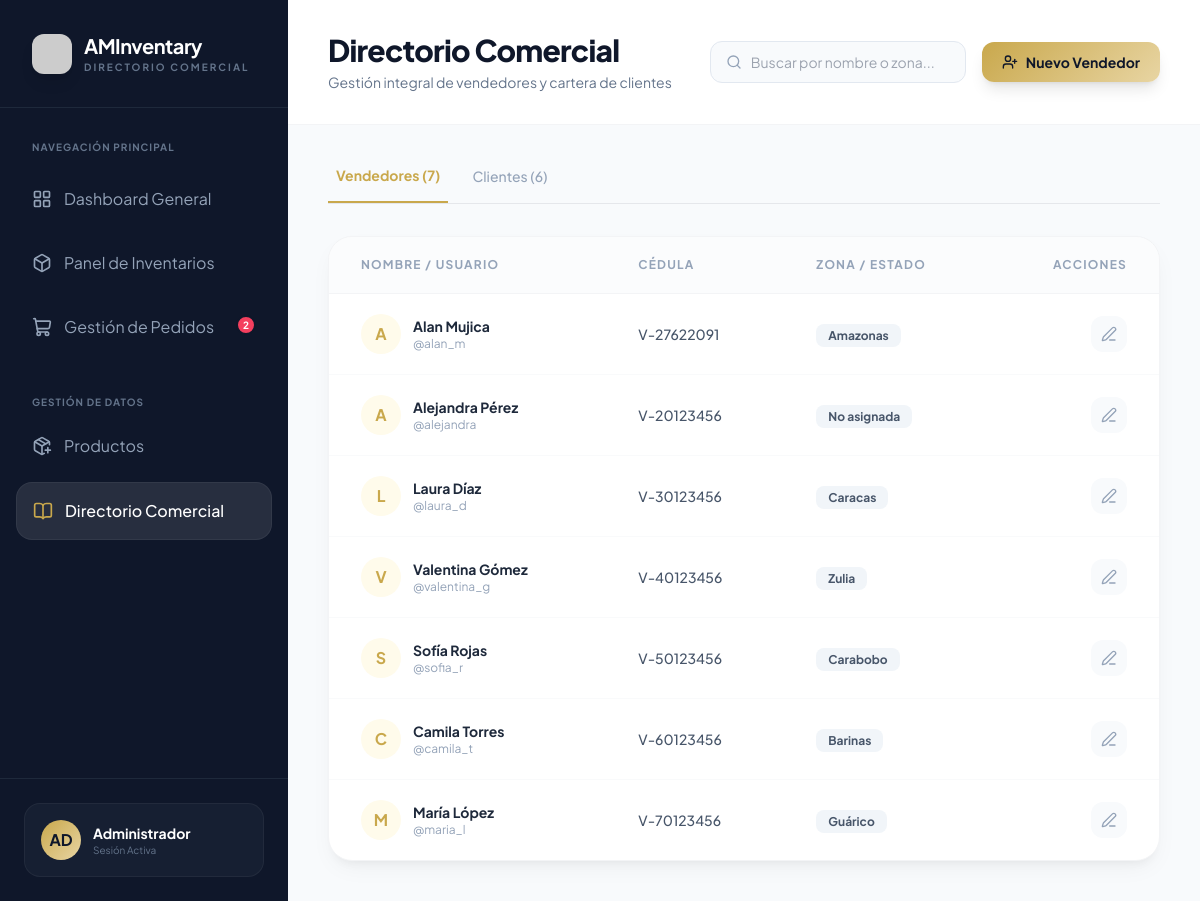
/admin/directorio (signed in), run on the app's committed database.
### models.py (models this page shows)
class Vendedor(db.Model):
    id = db.Column(db.Integer, primary_key=True)
    cedula = db.Column(db.String(20), unique=True, nullable=False)
    nombre = db.Column(db.String(100), nullable=False)
    usuario = db.Column(db.String(50), unique=True, nullable=False)
    password = db.Column(db.String(200), nullable=False)
    rol = db.Column(db.String(20), default='vendedor') # 'vendedor' o 'admin'
    zona = db.Column(db.String(50)) # Estado de Venezuela (Caracas, Zulia, etc.)
    inventario = db.relationship('InventarioVendedor', backref='vendedor', lazy=True)

### rutas_admin.py (the view)
@admin_bp.route('/directorio')
def directorio():
    vendedores = Vendedor.query.all()
    clientes = Cliente.query.all()
    return render_template('admin_directorio.html', vendedores=vendedores, clientes=clientes)

### rutas_admin.py (called while the page is built)
@admin_bp.before_request
def require_admin():
    if 'user_rol' not in session or session['user_rol'] != 'admin':
        flash("Acceso denegado. Se requieren permisos de administrador.", "danger")
        return redirect(url_for('auth.login'))

@admin_bp.context_processor
def inject_pending_sales():
    count_facturas = db.session.query(Venta.codigo_factura).filter(Venta.estado == 'En espera', Venta.codigo_factura != None).distinct().count()
    count_viejos = Venta.query.filter_by(estado='En espera', codigo_factura=None).count()
    return dict(pedidos_pendientes=count_facturas + count_viejos)

### templates/admin_directorio.html (shortened to what this page needs)
<!DOCTYPE html>
<html lang="es">
<head>
    <script src="https://cdn.tailwindcss.com"></script>
</head>
<body class="bg-slate-50 flex h-screen overflow-hidden">
    <aside class="w-72 sidebar-dark text-white flex flex-col shadow-2xl">
        <div class="p-8 border-b border-slate-800">
            <div class="flex items-center gap-3">
                <img src="{{ url_for('static', filename='img/logo.png') }}" class="w-10 h-10 rounded-xl shadow-lg object-cover" onerror="this.src='https://ui-avatars.com/api/?name=AMI&background=c9a84c&color=fff'">
                <div>
                    <h2 class="text-xl font-bold tracking-tight">AMInventary</h2>
                    <p class="text-[10px] uppercase tracking-[0.2em] text-slate-500 font-bold">Directorio Comercial</p>
                </div>
            </div>
        </div>
        <nav class="flex-1 px-4 py-8 space-y-2">
            <p class="px-4 text-[10px] uppercase tracking-widest text-slate-500 font-bold mb-4">Navegación Principal</p>
            <a href="{{ url_for('admin.dashboard') }}" class="flex items-center gap-3 p-4 rounded-2xl text-slate-400 hover:bg-white/5 hover:text-white transition-all group">
                <i data-lucide="layout-grid" class="w-5 h-5 group-hover:text-[#c9a84c]"></i> Dashboard General
            </a>
            <a href="{{ url_for('admin.reporte_inventario') }}" class="flex items-center gap-3 p-4 rounded-2xl text-slate-400 hover:bg-white/5 hover:text-white transition-all group">
                <i data-lucide="box" class="w-5 h-5 group-hover:text-[#c9a84c]"></i> Panel de Inventarios
            </a>
            <a href="{{ url_for('admin.gestion_pedidos') }}" class="flex items-center gap-3 p-4 rounded-2xl text-slate-400 hover:bg-white/5 hover:text-white transition-all group relative">
                <i data-lucide="shopping-cart" class="w-5 h-5 group-hover:text-[#c9a84c]"></i> Gestión de Pedidos
                {% if pedidos_pendientes > 0 %}
                <span class="absolute top-4 right-4 w-5 h-5 bg-rose-500 text-[10px] flex items-center justify-center rounded-full text-white font-bold border-2 border-[#0f172a]">{{ pedidos_pendientes }}</span>
                {% endif %}
            </a>
            <p class="px-4 pt-8 text-[10px] uppercase tracking-widest text-slate-500 font-bold mb-4">Gestión de Datos</p>
            <a href="{{ url_for('admin.nuevo_producto') }}" class="flex items-center justify-between p-4 rounded-2xl text-slate-400 hover:bg-white/5 hover:text-white transition-all group">
                <div class="flex items-center gap-3">
                    <i data-lucide="package-plus" class="w-5 h-5 group-hover:text-[#c9a84c]"></i> Productos
                </div>
            </a>
            <a href="{{ url_for('admin.directorio') }}" class="flex items-center gap-3 p-4 rounded-2xl bg-white/10 text-white font-medium border border-white/5 transition-all">
                <i data-lucide="book-open" class="w-5 h-5 text-[#c9a84c]"></i> Directorio Comercial
            </a>
        </nav>
        <div class="p-6 border-t border-slate-800">
            <div class="bg-slate-800/50 rounded-2xl p-4 border border-white/5 flex items-center gap-3">
                <div class="w-10 h-10 rounded-full gold-gradient flex items-center justify-center text-slate-900 font-bold">AD</div>
                <div>
                    <p class="text-sm font-bold text-white">Administrador</p>
                    <p class="text-[10px] text-slate-500">Sesión Activa</p>
                </div>
            </div>
        </div>
    </aside>
    <main class="flex-1 overflow-y-auto bg-[#f8fafc]">
        <header class="px-10 py-8 bg-white border-b border-gray-100 flex justify-between items-center sticky top-0 z-30">
            <div>
                <h1 class="text-3xl font-extrabold text-slate-900 tracking-tight">Directorio Comercial</h1>
                <p class="text-sm text-slate-500 mt-1">Gestión integral de vendedores y cartera de clientes</p>
            </div>
            <div class="flex items-center gap-4">
                <div class="relative w-64">
                    <span class="absolute inset-y-0 left-0 flex items-center pl-4 text-slate-400">
                        <i data-lucide="search" class="w-4 h-4"></i>
                    </span>
                    <input type="text" id="dirSearch" placeholder="Buscar por nombre o zona..."
                        class="w-full pl-10 pr-4 py-2.5 bg-slate-50 border border-slate-200 rounded-xl text-sm focus:bg-white focus:border-[#c9a84c] transition-all outline-none">
                </div>
                <a href="{{ url_for('admin.nuevo_vendedor') }}" id="btnHeaderAction" class="px-5 py-2.5 gold-gradient text-slate-900 font-bold text-sm rounded-xl shadow-lg hover:shadow-xl transition-all flex items-center gap-2">
                    <i data-lucide="user-plus" class="w-4 h-4"></i> <span id="textHeaderAction">Nuevo Vendedor</span>
                </a>
            </div>
        </header>
        <div class="p-10 space-y-8">
            <div class="flex gap-4 border-b border-gray-200">
                <button onclick="switchTab('vendedores')" id="tabVendedores" class="pb-4 px-2 text-sm font-bold text-[#c9a84c] border-b-2 border-[#c9a84c] transition-all">Vendedores ({{ vendedores|length }})</button>
                <button onclick="switchTab('clientes')" id="tabClientes" class="pb-4 px-2 text-sm font-medium text-slate-400 hover:text-slate-600 transition-all">Clientes ({{ clientes|length }})</button>
            </div>
            <div id="viewVendedores" class="bg-white rounded-3xl card-shadow border border-gray-100 overflow-hidden">
                <table class="w-full text-left">
                    <thead>
                        <tr class="bg-slate-50/50 border-b border-gray-100">
                            <th class="px-8 py-5 text-xs font-bold text-slate-400 uppercase tracking-widest">Nombre / Usuario</th>
                            <th class="px-8 py-5 text-xs font-bold text-slate-400 uppercase tracking-widest">Cédula</th>
                            <th class="px-8 py-5 text-xs font-bold text-slate-400 uppercase tracking-widest">Zona / Estado</th>
                            <th class="px-8 py-5 text-xs font-bold text-slate-400 uppercase tracking-widest text-right">Acciones</th>
                        </tr>
                    </thead>
                    <tbody class="divide-y divide-gray-50">
                        {% for v in vendedores %}
                        <tr class="hover:bg-slate-50 transition-all dir-row" data-search="{{ v.nombre.lower() }} {{ v.zona.lower() if v.zona else '' }}">
                            <td class="px-8 py-5">
                                <div class="flex items-center gap-3">
                                    <div class="w-10 h-10 rounded-full bg-amber-50 text-[#c9a84c] flex items-center justify-center font-bold">{{ v.nombre[:1] }}</div>
                                    <div>
                                        <p class="text-sm font-bold text-slate-800">{{ v.nombre }}</p>
                                        <p class="text-xs text-slate-400">@{{ v.usuario }}</p>
                                    </div>
                                </div>
                            </td>
                            <td class="px-8 py-5 text-sm font-medium text-slate-600">{{ v.cedula }}</td>
                            <td class="px-8 py-5">
                                <span class="px-3 py-1 bg-slate-100 rounded-lg text-xs font-bold text-slate-600">{{ v.zona or 'No asignada' }}</span>
                            </td>
                            <td class="px-8 py-5 text-right">
                                <a href="{{ url_for('admin.editar_vendedor', id=v.id) }}" class="p-2.5 rounded-xl bg-slate-50 text-slate-400 hover:bg-[#c9a84c] hover:text-white transition-all inline-flex items-center justify-center">
                                    <i data-lucide="edit-3" class="w-4 h-4"></i>
                                </a>
                            </td>
                        </tr>
                        {% endfor %}
                    </tbody>
                </table>
            </div>
        </div>
    </main>
</body>
</html>

### templates/admin_directorio.html (style rules this page uses)
body { font-family: 'Plus Jakarta Sans', sans-serif; }
.sidebar-dark { background-color: #0f172a; }
.gold-gradient { background: linear-gradient(135deg, #c9a84c 0%, #e8d5a3 100%); }
.card-shadow { box-shadow: 0 10px 25px -5px rgba(0, 0, 0, 0.05), 0 8px 10px -6px rgba(0, 0, 0, 0.05); }

### data on the page
Vendedor: nombre "A", nombre "Alan Mujica", usuario "alan_m", cedula "V-27622091", zona "Amazonas"
Vendedor: nombre "A", nombre "Alejandra Pérez", usuario "alejandra", cedula "V-20123456", zona "No asignada"
Vendedor: nombre "L", nombre "Laura Díaz", usuario "laura_d", cedula "V-30123456", zona "Caracas"
Vendedor: nombre "V", nombre "Valentina Gómez", usuario "valentina_g", cedula "V-40123456", zona "Zulia"
Vendedor: nombre "S", nombre "Sofía Rojas", usuario "sofia_r", cedula "V-50123456", zona "Carabobo"
Vendedor: nombre "C", nombre "Camila Torres", usuario "camila_t", cedula "V-60123456", zona "Barinas"
Vendedor: nombre "M", nombre "María López", usuario "maria_l", cedula "V-70123456", zona "Guárico"

### other printed values
{{ pedidos_pendientes }} "2"
{{ vendedores|length }} "7"
{{ clientes|length }} "6"
